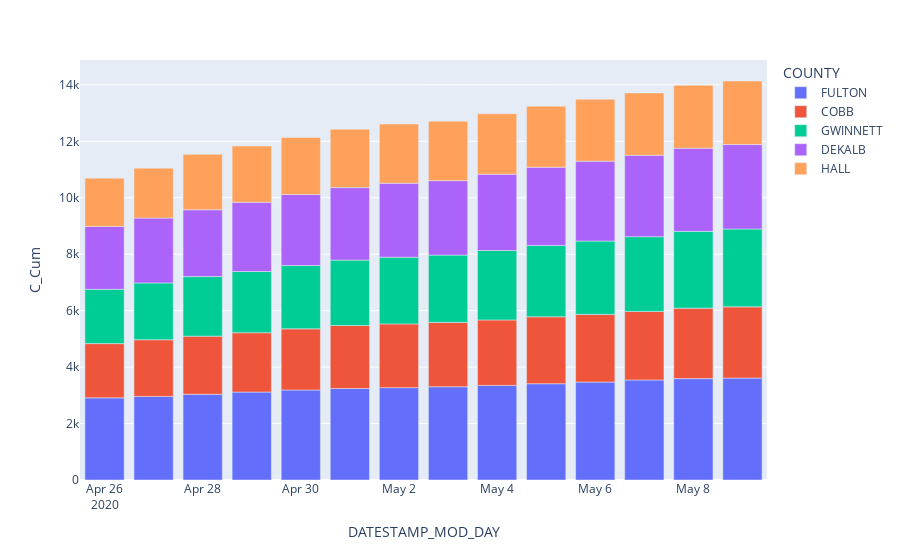

The notebook cell saved with this chart:
### Code cell
plotly3 = px.bar(dailySpecific, x="DATESTAMP_MOD_DAY", y='C_Cum', color="COUNTY")
plotly3.show()

### Figure 1 — Plotly figure (JSON) as saved in the notebook; plotly's stock layout.template omitted (floating-point values rounded to 4 significant figures)
{"data": [{"alignmentgroup": "True", "hovertemplate": "COUNTY=FULTON<br>DATESTAMP_MOD_DAY=%{x}<br>C_Cum=%{y}<extra></extra>", "legendgroup": "FULTON", "marker": {"color": "#636efa", "pattern": {"shape": ""}}, "name": "FULTON", "offsetgroup": "FULTON", "orientation": "v", "showlegend": true, "textposition": "auto", "type": "bar", "x": ["2020-04-26", "2020-04-27", "2020-04-28", "2020-04-29", "2020-04-30", "2020-05-01", "2020-05-02", "2020-05-03", "2020-05-04", "2020-05-05", "2020-05-06", "2020-05-07", "2020-05-08", "2020-05-09"], "xaxis": "x", "y": [2910, 2961, 3038, 3116, 3189, 3243, 3272, 3305, 3352, 3412, 3470, 3545, 3592, 3612], "yaxis": "y"}, {"alignmentgroup": "True", "hovertemplate": "COUNTY=COBB<br>DATESTAMP_MOD_DAY=%{x}<br>C_Cum=%{y}<extra></extra>", "legendgroup": "COBB", "marker": {"color": "#EF553B", "pattern": {"shape": ""}}, "name": "COBB", "offsetgroup": "COBB", "orientation": "v", "showlegend": true, "textposition": "auto", "type": "bar", "x": ["2020-04-26", "2020-04-27", "2020-04-28", "2020-04-29", "2020-04-30", "2020-05-01", "2020-05-02", "2020-05-03", "2020-05-04", "2020-05-05", "2020-05-06", "2020-05-07", "2020-05-08", "2020-05-09"], "xaxis": "x", "y": [1922, 2009, 2059, 2103, 2167, 2232, 2259, 2278, 2319, 2371, 2398, 2428, 2496, 2523], "yaxis": "y"}, {"alignmentgroup": "True", "hovertemplate": "COUNTY=GWINNETT<br>DATESTAMP_MOD_DAY=%{x}<br>C_Cum=%{y}<extra></extra>", "legendgroup": "GWINNETT", "marker": {"color": "#00cc96", "pattern": {"shape": ""}}, "name": "GWINNETT", "offsetgroup": "GWINNETT", "orientation": "v", "showlegend": true, "textposition": "auto", "type": "bar", "x": ["2020-04-26", "2020-04-27", "2020-04-28", "2020-04-29", "2020-04-30", "2020-05-01", "2020-05-02", "2020-05-03", "2020-05-04", "2020-05-05", "2020-05-06", "2020-05-07", "2020-05-08", "2020-05-09"], "xaxis": "x", "y": [1924, 2013, 2109, 2168, 2242, 2316, 2363, 2386, 2460, 2530, 2598, 2648, 2722, 2759], "yaxis": "y"}, {"alignmentgroup": "True", "hovertemplate": "COUNTY=DEKALB<br>DATESTAMP_MOD_DAY=%{x}<br>C_Cum=%{y}<extra></extra>", "legendgroup": "DEKALB", "marker": {"color": "#ab63fa", "pattern": {"shape": ""}}, "name": "DEKALB", "offsetgroup": "DEKALB", "orientation": "v", "showlegend": true, "textposition": "auto", "type": "bar", "x": ["2020-04-26", "2020-04-27", "2020-04-28", "2020-04-29", "2020-04-30", "2020-05-01", "2020-05-02", "2020-05-03", "2020-05-04", "2020-05-05", "2020-05-06", "2020-05-07", "2020-05-08", "2020-05-09"], "xaxis": "x", "y": [2228, 2298, 2368, 2451, 2517, 2569, 2622, 2638, 2705, 2769, 2831, 2884, 2946, 2991], "yaxis": "y"}, {"alignmentgroup": "True", "hovertemplate": "COUNTY=HALL<br>DATESTAMP_MOD_DAY=%{x}<br>C_Cum=%{y}<extra></extra>", "legendgroup": "HALL", "marker": {"color": "#FFA15A", "pattern": {"shape": ""}}, "name": "HALL", "offsetgroup": "HALL", "orientation": "v", "showlegend": true, "textposition": "auto", "type": "bar", "x": ["2020-05-06", "2020-05-07", "2020-05-08", "2020-05-09", "2020-04-26", "2020-04-27", "2020-04-28", "2020-04-29", "2020-04-30", "2020-05-01", "2020-05-02", "2020-05-03", "2020-05-04", "2020-05-05"], "xaxis": "x", "y": [2192, 2209, 2229, 2252, 1710, 1768, 1965, 1994, 2022, 2069, 2095, 2107, 2142, 2163], "yaxis": "y"}], "layout": {"barmode": "relative", "legend": {"title": {"text": "COUNTY"}, "tracegroupgap": 0}, "margin": {"t": 60}, "xaxis": {"anchor": "y", "domain": [0, 1], "title": {"text": "DATESTAMP_MOD_DAY"}}, "yaxis": {"anchor": "x", "domain": [0, 1], "title": {"text": "C_Cum"}}}}
